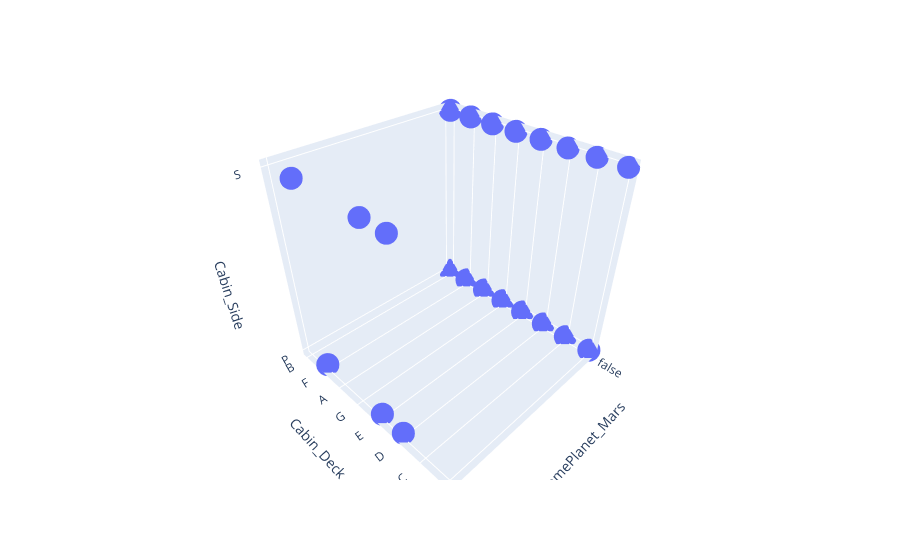

Here is the notebook cell this chart was saved with:
### Code cell
px.scatter_3d(data_frame=train_data, x = "HomePlanet_Mars", y = "Cabin_Deck", z = "Cabin_Side")

### Figure 1 — Plotly figure (JSON) as saved in the notebook; plotly's stock layout.template omitted (floating-point values rounded to 4 significant figures; data arrays with more than 128 entries replaced by an {"elided": "..."} marker saying what was removed)
{"data": [{"hovertemplate": "HomePlanet_Mars=%{x}<br>Cabin_Deck=%{y}<br>Cabin_Side=%{z}<extra></extra>", "legendgroup": "", "marker": {"color": "#636efa", "symbol": "circle"}, "mode": "markers", "name": "", "scene": "scene", "showlegend": false, "type": "scatter3d", "x": {"elided": "8693 bool values"}, "y": {"elided": "8693 str values"}, "z": {"elided": "8693 str values"}}], "layout": {"legend": {"tracegroupgap": 0}, "margin": {"t": 60}, "scene": {"domain": {"x": [0, 1], "y": [0, 1]}, "xaxis": {"title": {"text": "HomePlanet_Mars"}}, "yaxis": {"title": {"text": "Cabin_Deck"}}, "zaxis": {"title": {"text": "Cabin_Side"}}}}}
